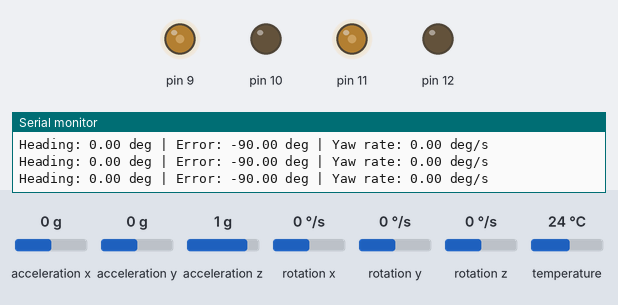
A sketch run on a simulated Arduino Uno, built with avr-gcc and run on an emulated ATmega328P. On the bench: output pins drawn as LEDs (lit = HIGH), the last lines printed to the serial monitor. The test bench sets the inputs (shaded band); at power-on: rotation z 0 °/s, acceleration x 0 g, acceleration y 0 g, acceleration z 1 g, rotation x 0 °/s, rotation y 0 °/s, temperature 24 °C.

Above: at 7.3 s.
7.4 s: rotation z set to -192 °/s
At 10.2 s:
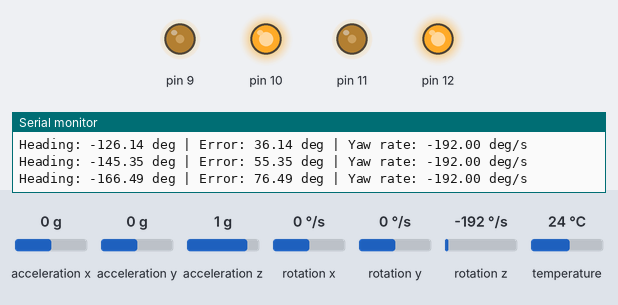
10.4 s: rotation z set to 100 °/s
13.4 s: rotation z set to 0 °/s
At 14.0 s:
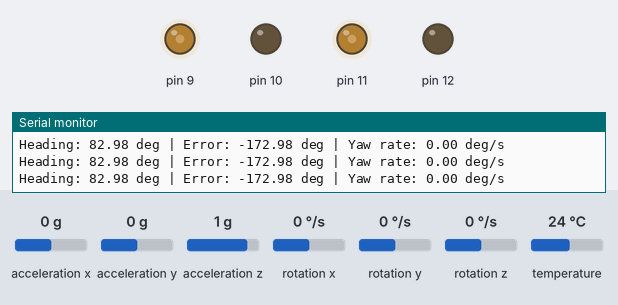
16.4 s: rotation z set to -94 °/s
At 19.8 s:
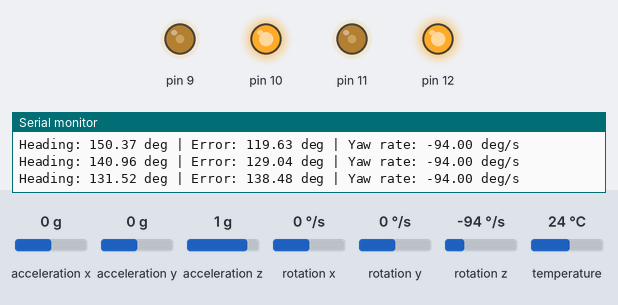
Timing chart, 0 to 20.4 s (numbered marks = the images above; inputs shaded):
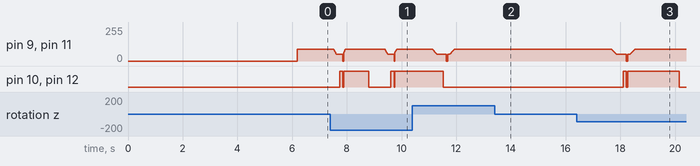

The sketch:

SimpleDriving-Turning.ino
```cpp
#include <Arduino.h>
#include <Wire.h>
#include <math.h>

#include <Adafruit_MPU6050.h>
#include <Adafruit_Sensor.h>


// ============================================================
// MOTOR CLASS
// ============================================================

namespace mtrn3100 {

class Motor {
public:
    Motor(uint8_t pwmPin, uint8_t directionPin)
        : pwm_pin(pwmPin), dir_pin(directionPin) {

        pinMode(pwm_pin, OUTPUT);
        pinMode(dir_pin, OUTPUT);
    }

    void setPWM(int16_t pwm) {

        // Set direction from the sign of the PWM command
        if (pwm > 0) {
            digitalWrite(dir_pin, HIGH);
        } else {
            digitalWrite(dir_pin, LOW);
        }

        // Convert to a positive PWM magnitude
        int16_t pwmMagnitude = abs(pwm);

        // Arduino PWM must remain between 0 and 255
        pwmMagnitude = constrain(pwmMagnitude, 0, 255);

        analogWrite(pwm_pin, pwmMagnitude);
    }

private:
    const uint8_t pwm_pin;
    const uint8_t dir_pin;
};

}  // namespace mtrn3100


// ============================================================
// HARDWARE OBJECTS
// ============================================================

// Same motor pins as your working straight-line code
mtrn3100::Motor leftMotor(11, 12);
mtrn3100::Motor rightMotor(9, 10);

// MPU6050 IMU
Adafruit_MPU6050 mpu;


// ============================================================
// CONTROLLER CONSTANTS
// ============================================================

// Gyroscope offset found during startup calibration
float gyroBiasZ = 0.0f;

// Current estimated heading in radians
float currentHeading = 0.0f;

/*
 * The robot must turn 90 degrees clockwise.
 *
 * With the usual gyro convention:
 * positive angle = anticlockwise
 * negative angle = clockwise
 */
const float TARGET_HEADING_DEG = -90.0f;
const float TARGET_HEADING_RAD =
    TARGET_HEADING_DEG * M_PI / 180.0f;

/*
 * PD controller gains.
 *
 * These are starting values and may need tuning.
 */
const float KP = 2.2f;
const float KD = 0.30f;

// Maximum turning PWM
const int MAX_TURN_PWM = 90;

// You said PWM 50 reliably moves the robot
const int MIN_TURN_PWM = 50;

/*
 * Stop within 2.5 degrees.
 *
 * The assessment allows ±5 degrees, so this gives some margin.
 */
const float ANGLE_TOLERANCE_DEG = 2.5f;

// Controller runs every 10 ms = 100 Hz
const uint32_t CONTROL_PERIOD_US = 10000;

/*
 * Change this to -1 if the robot turns in the wrong motor direction.
 */
const int TURN_DIRECTION_SIGN = 1;


// ============================================================
// FUNCTION DECLARATIONS
// ============================================================

void calibrateGyro();

float wrapAngleRadians(float angle);

void setTurnPWM(int pwm);

void stopMotors();

void updateTurnController();


// ============================================================
// SETUP
// ============================================================

void setup() {

    Serial.begin(9600);
    Wire.begin();

    // Initialise the MPU6050
    if (!mpu.begin()) {
        Serial.println("Failed to find MPU6050 chip");

        while (true) {
            stopMotors();
            delay(10);
        }
    }

    Serial.println("MPU6050 found");

    // Same IMU settings as your straight-line program
    mpu.setAccelerometerRange(MPU6050_RANGE_8_G);
    mpu.setGyroRange(MPU6050_RANGE_500_DEG);
    mpu.setFilterBandwidth(MPU6050_BAND_21_HZ);

    // Allow the IMU readings to settle
    delay(500);

    /*
     * Keep the robot completely stationary during calibration.
     */
    Serial.println("Keep robot stationary while gyro calibrates");

    calibrateGyro();

    // Treat the starting orientation as zero degrees
    currentHeading = 0.0f;

    Serial.println("Starting 90 degree clockwise turn in 2 seconds");

    delay(2000);
}


// ============================================================
// MAIN LOOP
// ============================================================

void loop() {

    /*
     * This runs continuously.
     *
     * Initially, it turns the robot to -90 degrees.
     *
     * After reaching the target, it remains active. If the demonstrator
     * lifts and rotates the robot, the gyro tracks that movement.
     * When the robot is placed back on the floor, it rotates back to
     * the same -90 degree setpoint.
     */
    updateTurnController();
}


// ============================================================
// GYRO CALIBRATION
// ============================================================

void calibrateGyro() {

    const int SAMPLE_COUNT = 500;

    float totalGyroZ = 0.0f;

    for (int i = 0; i < SAMPLE_COUNT; i++) {

        sensors_event_t acceleration;
        sensors_event_t gyro;
        sensors_event_t temperature;

        mpu.getEvent(
            &acceleration,
            &gyro,
            &temperature
        );

        totalGyroZ += gyro.gyro.z;

        delay(5);
    }

    // Average stationary gyro reading
    gyroBiasZ = totalGyroZ / SAMPLE_COUNT;

    Serial.print("Gyro bias Z: ");
    Serial.print(gyroBiasZ, 6);
    Serial.println(" rad/s");
}


// ============================================================
// ANGLE WRAPPING
// ============================================================

float wrapAngleRadians(float angle) {

    /*
     * Keep the angle between -pi and +pi.
     *
     * This makes the controller choose the shortest direction back
     * to the target.
     */
    while (angle > M_PI) {
        angle -= 2.0f * M_PI;
    }

    while (angle < -M_PI) {
        angle += 2.0f * M_PI;
    }

    return angle;
}


// ============================================================
// MOTOR CONTROL
// ============================================================

void setTurnPWM(int pwm) {

    pwm = constrain(pwm, -255, 255);

    pwm *= TURN_DIRECTION_SIGN;

    /*
     * Your motors are physically mounted in opposite orientations.
     *
     * For straight motion you used:
     *
     * leftMotor.setPWM(-speed);
     * rightMotor.setPWM(speed);
     *
     * Therefore, using the same electrical sign on both motors should
     * rotate the robot in place.
     */
    leftMotor.setPWM(pwm);
    rightMotor.setPWM(pwm);
}


void stopMotors() {

    leftMotor.setPWM(0);
    rightMotor.setPWM(0);
}


// ============================================================
// HEADING CONTROLLER
// ============================================================

void updateTurnController() {

    static uint32_t previousControlTime = micros();
    static uint32_t previousPrintTime = millis();

    uint32_t currentTime = micros();

    // Only update every 10 ms
    if (currentTime - previousControlTime < CONTROL_PERIOD_US) {
        return;
    }

    // Time since previous update in seconds
    float dt =
        (currentTime - previousControlTime) / 1000000.0f;

    previousControlTime = currentTime;


    // Read the MPU6050
    sensors_event_t acceleration;
    sensors_event_t gyro;
    sensors_event_t temperature;

    mpu.getEvent(
        &acceleration,
        &gyro,
        &temperature
    );


    /*
     * Correct the measured yaw rate using the startup gyro bias.
     *
     * Units are radians per second.
     */
    float yawRate = gyro.gyro.z - gyroBiasZ;


    /*
     * Estimate heading by integrating angular velocity:
     *
     * heading = heading + yaw rate × time
     */
    currentHeading += yawRate * dt;

    currentHeading = wrapAngleRadians(currentHeading);


    /*
     * Calculate shortest angular error between target and current
     * heading.
     */
    float headingError =
        wrapAngleRadians(TARGET_HEADING_RAD - currentHeading);


    // Convert angles to degrees for controller tuning and printing
    float headingErrorDeg =
        headingError * 180.0f / M_PI;

    float currentHeadingDeg =
        currentHeading * 180.0f / M_PI;

    float yawRateDeg =
        yawRate * 180.0f / M_PI;


    /*
     * Stop when within the required tolerance.
     *
     * The controller remains active, so if the robot is moved away,
     * it will immediately begin returning to the target.
     */
    if (fabs(headingErrorDeg) <= ANGLE_TOLERANCE_DEG) {

        stopMotors();
    }
    else {

        /*
         * PD controller:
         *
         * control = KP × angular error - KD × yaw rate
         *
         * The proportional term turns toward the target.
         * The derivative term slows the turn and reduces overshoot.
         */
        float controlOutput =
            KP * headingErrorDeg
            - KD * yawRateDeg;


        // Limit maximum turning speed
        controlOutput = constrain(
            controlOutput,
            -MAX_TURN_PWM,
            MAX_TURN_PWM
        );


        /*
         * Overcome motor deadband.
         *
         * If the controller wants motion, ensure the PWM is at least
         * the minimum value that reliably moves the robot.
         */
        if (controlOutput > 0.0f &&
            controlOutput < MIN_TURN_PWM) {

            controlOutput = MIN_TURN_PWM;
        }
        else if (controlOutput < 0.0f &&
                 controlOutput > -MIN_TURN_PWM) {

            controlOutput = -MIN_TURN_PWM;
        }


        setTurnPWM((int)controlOutput);
    }


    // Print useful values every 100 ms
    if (millis() - previousPrintTime >= 100) {

        previousPrintTime = millis();

        Serial.print("Heading: ");
        Serial.print(currentHeadingDeg, 2);

        Serial.print(" deg | Error: ");
        Serial.print(headingErrorDeg, 2);

        Serial.print(" deg | Yaw rate: ");
        Serial.print(yawRateDeg, 2);

        Serial.println(" deg/s");
    }
}
```

Measured:
- after the input at 7.4 s, pin 10, pin 12: goes HIGH 0.12 s, LOW 0.03 s, HIGH 0.92 s, LOW 0.80 s, HIGH 0.12 s, LOW 0.03 s, then HIGH, starting after 0.34 s
- after the input at 13.4 s, pin 9, pin 11: stops changing and stays 90/255; pin 10, pin 12: stays LOW (without the input it goes to HIGH after 0.07 s)
- after the input at 16.4 s, pin 10, pin 12: LOW → HIGH after 1.7 s, → LOW 0.11 s later, → HIGH 0.05 s later, → LOW 1.9 s later
